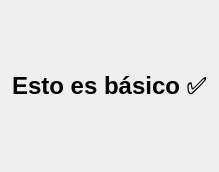
<ui version="4.0">
 <class>WizardBasic</class>
 <widget class="QWidget" name="WizardBasic">
  <layout class="QVBoxLayout" name="verticalLayout">
   <property name="leftMargin"><number>12</number></property>
   <property name="topMargin"><number>12</number></property>
   <property name="rightMargin"><number>12</number></property>
   <property name="bottomMargin"><number>12</number></property>

   <item>
    <spacer name="verticalSpacerTop">
     <property name="orientation"><enum>Qt::Vertical</enum></property>
     <property name="sizeHint" stdset="0">
      <size><width>20</width><height>60</height></size>
     </property>
    </spacer>
   </item>

   <item>
    <widget class="QLabel" name="lbl_title">
     <property name="text"><string>Esto es básico ✅</string></property>
     <property name="alignment"><set>Qt::AlignCenter</set></property>
     <property name="font">
      <font><pointsize>18</pointsize><bold>true</bold></font>
     </property>
    </widget>
   </item>

   <item>
    <spacer name="verticalSpacerBottom">
     <property name="orientation"><enum>Qt::Vertical</enum></property>
     <property name="sizeHint" stdset="0">
      <size><width>20</width><height>60</height></size>
     </property>
    </spacer>
   </item>

  </layout>
 </widget>
 <resources/>
 <connections/>
</ui>
